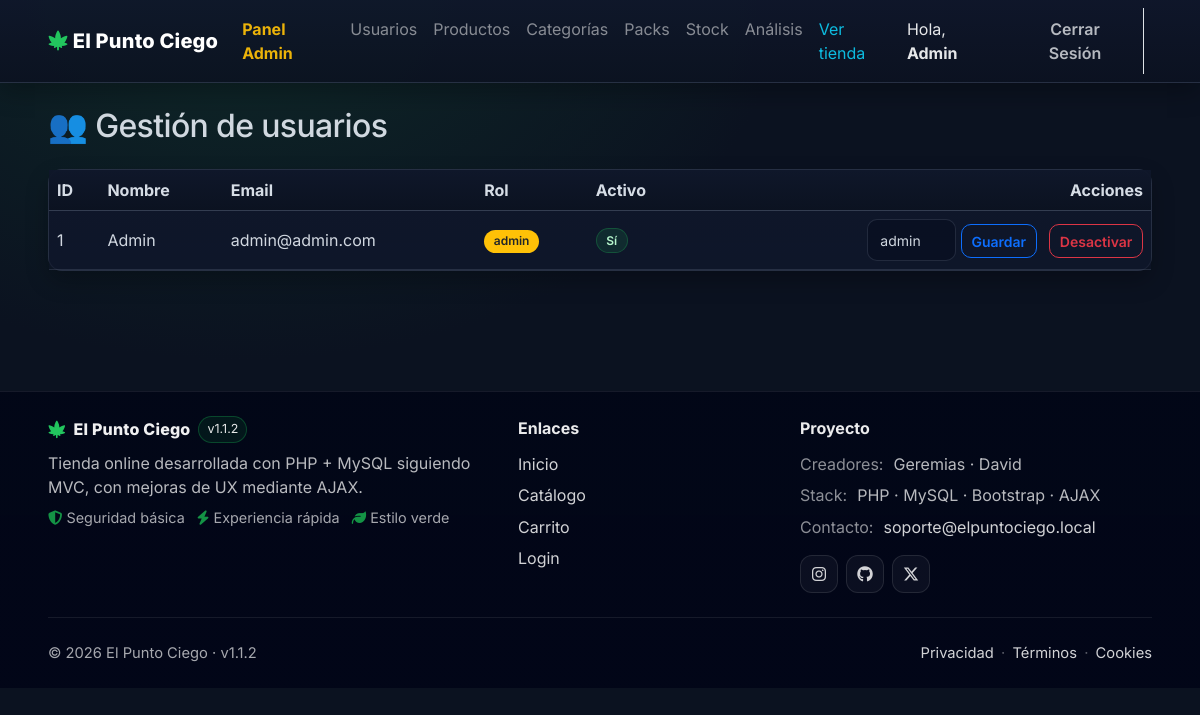
The page /index.php?c=user&a=index (signed in) on the database its author committed.
### tables this page shows
CREATE TABLE users (
    id INT AUTO_INCREMENT,
    name VARCHAR(255) NOT NULL,
    role VARCHAR(50)  NOT NULL DEFAULT 'customer',
    gmail VARCHAR(255) NOT NULL,
    password VARCHAR(255) NOT NULL,
    edad TINYINT UNSIGNED,
    img VARCHAR(255),
    date_create DATETIME NOT NULL DEFAULT CURRENT_TIMESTAMP,
    last_date DATETIME NULL,
    is_active TINYINT(1) NOT NULL DEFAULT 1,
    CONSTRAINT pk_users PRIMARY KEY (id),
    CONSTRAINT uq_users_gmail UNIQUE (gmail)
);

### controller/user_controller.php (called while the page is built, shortened)
<?php
require_once 'model/UserModel.php';
class UserController
{
    public function index()
    {
        $userModel = new UserModel();
        $users = $userModel->getAll();
        require_once 'views/admin/users_list.php';
        require_once 'views/layouts/main.php';
    }
}

### model/conectaDB.php (called while the page is built, shortened)
<?php
class DB {
	protected static $instance;
	public static function getInstance() {
		if(empty(self::$instance)) {
			$db_info = array(
				"db_host" => "localhost",
				"db_port" => "3306",
				"db_user" => "root",
				"db_pass" => "",
				"db_name" => "el_punto_ciego"
            );
			try {
				self::$instance = new PDO("mysql:host=".$db_info['db_host'].';port='.$db_info['db_port'].';dbname='.$db_info['db_name'], $db_info['db_user'], $db_info['db_pass']);
				self::$instance->setAttribute(PDO::ATTR_ERRMODE, PDO::ERRMODE_SILENT);
				self::$instance->query('SET NAMES utf8');
				self::$instance->query('SET CHARACTER SET utf8');
			} catch(PDOException $error) {
				echo $error->getMessage();
			}
		}
		return self::$instance;
	}
}
?>

### model/UserModel.php (called while the page is built, shortened)
<?php
require_once 'model/conectaDB.php';
class UserModel
{
    private $db;
    public function __construct()
    {
        $this->db = DB::getInstance();
    }
    public function getAll()
    {
        $sql = "SELECT id, name, role, gmail, edad, is_active, date_create
                FROM users ORDER BY id DESC";
        $stmt = $this->db->prepare($sql);
        $stmt->execute();
        return $stmt->fetchAll(PDO::FETCH_ASSOC);
    }
}

### views/admin/users_list.php (the view, shortened to what this page needs)
<h2 class="mb-4">👥 Gestión de usuarios</h2>
<div class="card shadow-sm">
  <div class="card-body p-0">
    <div class="table-responsive">
      <table class="table table-hover align-middle mb-0">
        <thead class="table-dark">
          <tr>
            <th>ID</th>
            <th>Nombre</th>
            <th>Email</th>
            <th>Rol</th>
            <th>Activo</th>
            <th class="text-end">Acciones</th>
          </tr>
        </thead>
        <tbody>
          <?php foreach ($users as $u): ?>
            <tr>
              <td><?php echo (int)$u['id']; ?></td>
              <td><?php echo htmlspecialchars($u['name']); ?></td>
              <td><?php echo htmlspecialchars($u['gmail']); ?></td>
              <td><span class="badge bg-<?php echo ($u['role']==='admin') ? 'warning text-dark' : 'secondary'; ?>">
                <?php echo htmlspecialchars($u['role']); ?>
              </span></td>
              <td>
                <?php if ((int)$u['is_active'] === 1): ?>
                  <span class="badge bg-success">Sí</span>
                <?php else: ?>
                  <span class="badge bg-danger">No</span>
                <?php endif; ?>
              </td>
              <td class="text-end">
                <form class="d-inline" method="POST" action="index.php?c=user&a=setRole">
                  <select name="role" class="form-select form-select-sm d-inline-block" style="width:auto;">
                    <option value="admin" <?php echo ($u['role']==='admin')?'selected':''; ?>>admin</option>
                  </select>
                  <button class="btn btn-sm btn-outline-primary">Guardar</button>
                </form>
                <form class="d-inline ms-2" method="POST" action="index.php?c=user&a=toggleActive">
                  <button class="btn btn-sm btn-outline-<?php echo ((int)$u['is_active'] === 1) ? 'danger' : 'success'; ?>">
                    <?php echo ((int)$u['is_active'] === 1) ? 'Desactivar' : 'Activar'; ?>
                  </button>
                </form>
              </td>
            </tr>
          <?php endforeach; ?>
        </tbody>
      </table>
    </div>
  </div>
</div>

### public/css/styles.css (style rules this page uses)
:root { --pc-primary: #00b66a; --pc-primary-600: #16a36b; --pc-primary-700: #15803d; --pc-bg: #0b1220; --pc-surface: #0f172a; --pc-surface-2: #111c33; --pc-muted: #94a3b8; --pc-text: #e5e7eb; --pc-border: rgba(148,163,184,.18); --pc-border-2: rgba(148,163,184,.28); --pc-ring: rgba(34, 197, 94, .25); --pc-radius: 14px; --pc-radius-sm: 10px; --pc-shadow: 0 14px 30px rgba(0,0,0,.35); --pc-shadow-sm: 0 10px 22px rgba(0,0,0,.25); --pc-bg: #0b1220; --pc-surface: #0f172a; --pc-surface-2: rgba(15,23,42,.55); --pc-border: rgba(148,163,184,.18); --pc-border-2: rgba(148,163,184,.28); --pc-text: rgba(226,232,240,.92); --pc-muted: rgba(148,163,184,.78); --pc-primary: #22c55e; --pc-primary-600: #16a34a; }
html, body { font-family: Inter, system-ui, -apple-system, Segoe UI, Roboto, Arial, sans-serif; }
body, body.bg-light { background: radial-gradient(1200px 800px at 20% 0%, rgba(34,197,94,.12) 0%, rgba(11,18,32,1) 45%), radial-gradient(900px 600px at 85% 20%, rgba(34,197,94,.08) 0%, rgba(11,18,32,1) 55%), var(--pc-bg) !important; color: var(--pc-text); min-height: 100vh; }
.card { background: linear-gradient(180deg, var(--pc-surface) 0%, rgba(15,23,42,.92) 100%) !important; color: var(--pc-text); border-radius: var(--pc-radius); border: 1px solid var(--pc-border); box-shadow: var(--pc-shadow-sm); }
.shadow-sm, .shadow { box-shadow: var(--pc-shadow-sm) !important; }
h1, h2, h3, h4, h5 { letter-spacing: -0.02em; color: var(--pc-text); }
.btn { border-radius: 12px; font-weight: 600; padding: .55rem .9rem; transition: transform .08s ease, box-shadow .12s ease, background-color .12s ease, border-color .12s ease; }
.form-control, .form-select { background: rgba(2,6,23,.35) !important; color: var(--pc-text) !important; border-radius: var(--pc-radius-sm); border: 1px solid var(--pc-border); padding: .6rem .75rem; }
.badge.bg-success { background: rgba(34,197,94,.12) !important; color: #b7f7cd !important; border: 1px solid rgba(34,197,94,.25); }
.table { --bs-table-bg: transparent; --bs-table-color: var(--pc-text); --bs-table-border-color: var(--pc-border); --bs-table-striped-bg: rgba(15,23,42,.45); --bs-table-striped-color: var(--pc-text); --bs-table-hover-bg: rgba(34,197,94,.10); --bs-table-hover-color: var(--pc-text); margin-bottom: 0 !important; }
.table > :not(caption) > * > * { background-color: rgba(15,23,42,.55) !important; color: var(--pc-text) !important; border-color: var(--pc-border) !important; }
.table thead.table-dark { --bs-table-bg: rgba(11,18,32,.95); --bs-table-color: rgba(226,232,240,.95); }
.table thead.table-dark th { background: linear-gradient(180deg, rgba(15,23,42,.95) 0%, rgba(11,18,32,.95) 100%) !important; color: rgba(226,232,240,.95) !important; border-bottom: 1px solid var(--pc-border-2) !important; }
.table .badge { border-radius: 999px !important; padding: .35rem .6rem !important; font-weight: 600; }
.table .btn.btn-sm { border-radius: 10px !important; padding: .35rem .6rem !important; }

### rows shown on the page
users: id "1", name "Admin", gmail "admin@admin.com", role "admin", is_active "Sí"

### other values the page prints
$_SESSION['user_name'] "Admin"
$appName "El Punto Ciego"
$appVersion "v1.1.2"
implode(' · ', $creators) "Geremias · David"
